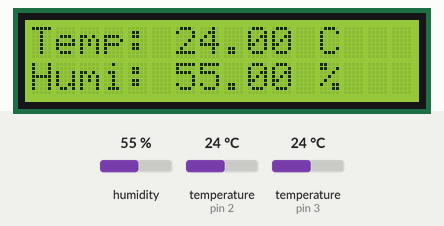
A sketch run on a simulated Arduino Uno, built with avr-gcc and run on an emulated ATmega328P. On the bench: 16×2 character LCD. The inputs (shaded band) are chosen by the test bench; at power-on: humidity 55 %, temperature (sensors on pin 3, pin 2) 24 °C.

Above: at 1.2 s.
1.3 s: humidity set to 22 %
At 6.0 s:
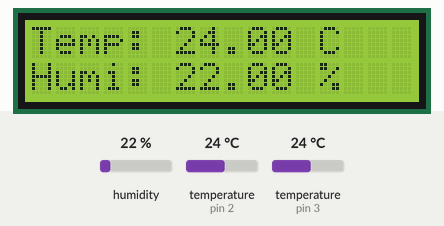
12.7 s: temperature (sensor on pin 3) set to 12 °C
At 17.9 s:
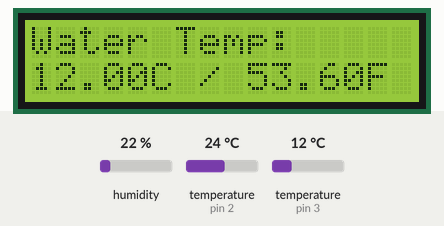
20.8 s: temperature (sensor on pin 2) set to 12 °C
At 25.3 s:
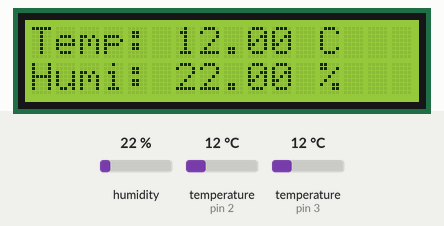
28.3 s: temperature (sensor on pin 3) set to 19 °C
At 32.4 s:
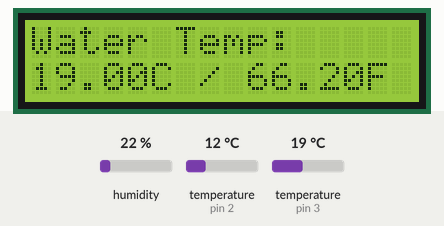
35.2 s: humidity set to 40 %
At 39.8 s:
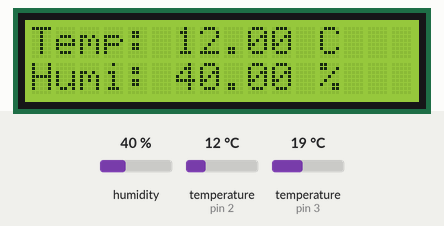
42.7 s: temperature (sensor on pin 3) set to 28 °C
At 46.9 s:
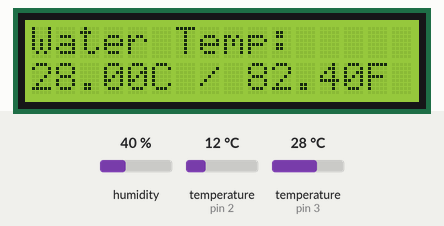
Timing chart, 0 to 48.4 s (numbered marks = the images above; inputs shaded):
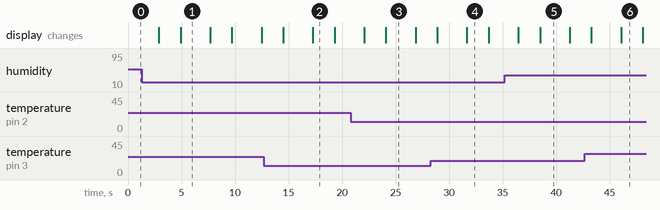

Measured:
- after the input at 1.3 s, the display: first differs from a run without the input after 3.6 s (image 1)
- after the input at 12.7 s, the display: first differs from a run without the input after 4.6 s (image 2)
- after the input at 20.8 s, the display: first differs from a run without the input after 3.3 s (image 3)
- after the input at 28.3 s, the display: first differs from a run without the input after 3.4 s (image 4)
- after the input at 35.2 s, the display: first differs from a run without the input after 3.3 s (image 5)
- after the input at 42.7 s, the display: first differs from a run without the input after 3.4 s (image 6)
- what the display in image 1 shows lasts 2.8 s, from 4.9 s to 7.7 s

The sketch:

air_wafer_uno_lcd.ino
```cpp
// Select TOOLS > BOARD > ARDUINO / GENUINO UNO

// Reference libraries
#include <DHT_U.h>                              // The library package that knows how to talk to the DHT sensor
#include <OneWire.h>                            // The library package that understands how the DS18B20 sensor works
#include <DallasTemperature.h>                  // The library package that knows how to interpret what the DS18B20 sensor does
#include <LiquidCrystal.h>                      // The library package that knows how to control the LCD display (Tautology Rob!)

//Definitions, Object and Variables
#define DHTPIN 2                                // Name a communication pin for the DHT Air Sensor
#define DHTTYPE DHT11                           // Set the DHT sensor type to DHT-11

DHT dht_sensor(DHTPIN, DHTTYPE);                // Create an "object" named DHT_SENSOR that we can refer to later

#define ONE_WIRE_BUS 3                          // Name a communication pin for the Water Sensor

OneWire oneWire(ONE_WIRE_BUS);                  // Create an "object" named ONEWIRE that manage Water Sensor communication
DallasTemperature ds18b20_sensor(&oneWire);     // Create an "object named DS18B20_SENSOR using the ONEWIRE object

LiquidCrystal lcd(8, 13, 9, 4, 5, 6, 7);        // Create an object call LCD that we can refer to later using reserved communication pins

float airTemp=0;                                // Name a set of variables
float airHumi=0;                                //  That hold a floating point decimal number
float waterC=0;                                 //  Which we can use to capture temperature
float waterF=0;                                 //  and humidity values for air and water

// Built in Arduino Function called when the device is powered on.
void setup(void)
{
  ds18b20_sensor.begin();                       // Tell the DS18B20_SENSOR object that power has just been turned on
  dht_sensor.begin();                           // Tell the DHT_SENSOR object that power has just been turned on
  lcd.begin(16,2);                              // Initialize the LCD and specify its dimensions (16 Characters wide, 2 Lines deep)
}

//Built in Arduino Function that is called repeatedly while the power is on.
void loop() {
  readDht();                                    // Invoke the function that reads values from the DHT Sensor
  delay(2000);                                  // Wait 2 seconds
  readDs18b20();                                // Invoke the function that reads values from the DS18B20 Sensor
  delay(2000);                                  // Wait 2 more seconds
}

// Custom function to deal with reading and displaying of values from the DHT11 Sensor
void readDht() {
  airTemp = dht_sensor.readTemperature();       // Assign the current temperature to the variable AIRTEMP from the DHT Sensor
  airHumi = dht_sensor.readHumidity();          // Assign the current humidity to the variable AIRHUMI from the DHT Sensor
  lcd.setCursor(0,0);                           // Position the text cursor on the top line of the LCD
  lcd.print("Temp: ");                          // Print a temperature message to the LCD
  lcd.print(airTemp);                           // Print the value of AIRTEMP next to that last message
  lcd.print(" C     ");                         // Print a CELCIUS indicator next to the value
  lcd.setCursor(0,1);                           // Position the text cursor on the bottom line of the LCD
  lcd.print("Humi: ");                          // Print a humidity message to the LCD
  lcd.print(airHumi);                           // Print the value of AIRHUMI next to that last message
  lcd.print(" %     ");                         // Print a PERCENT indictor next to the value
}

// Custom function to deal with reading and displaying of values from the DS18B20 Sensor
void readDs18b20() {
  ds18b20_sensor.requestTemperatures();         // Tell DS18B20 Sensor (via the ONEWIRE object) that a temperature is needed
  waterC=ds18b20_sensor.getTempCByIndex(0);     // Assign the temperature (in CELCIUS), sent down the ONEWIRE line to the variable WATERC
  waterF=ds18b20_sensor.toFahrenheit(waterC);   // Use a built in function to convert WATERC to Fahrenheit and assign to variable WATERF
  lcd.setCursor(0,0);                           // Position the text cursor on the top line of the LCD
  lcd.print("Water Temp:     ");                // Print a Water temperature message to the LCD
  lcd.setCursor(0,1);                           // Position the text cursor on the bottom line of the LCD
  lcd.print(waterC);                            // Print the value of WATERC next to the last message
  lcd.print("C / ");                            // Print a CELCIUS indicator next to the value and a divider too
  lcd.print(waterF);                            // Print the value of WATERF next to the last message
  lcd.print("F          ");                     // Print a FARHENHEIT indictor next to the value
}
```
